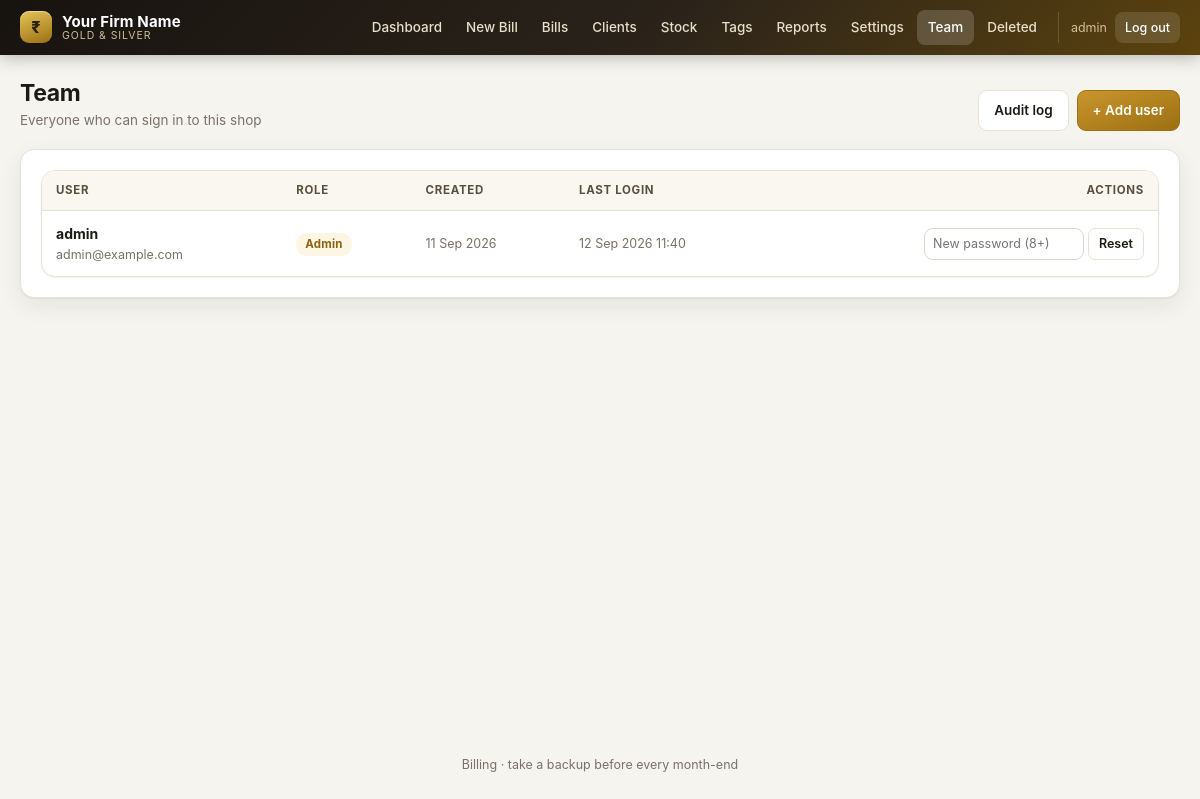
Screenshot of /users (signed in) with the database file from the repository.
### app.py (models this page shows, shortened)
class Settings(db.Model):
    id = db.Column(db.Integer, primary_key=True)
    firm_name = db.Column(db.String(200), default="Your Firm Name")
    firm_address = db.Column(db.Text)
    firm_phone = db.Column(db.String(20))
    firm_email = db.Column(db.String(120))
    firm_gst = db.Column(db.String(20))
    gold_making_charge_percent = db.Column(db.Float, default=5.0)
    silver_making_charge_per_10gm = db.Column(db.Integer, default=15000)
    gst_enabled = db.Column(db.Boolean, default=True)
    show_making_charges = db.Column(db.Boolean, default=True)
    gold_manual_price = db.Column(db.Integer, default=0)  # paise per gram
    silver_manual_price = db.Column(db.Integer, default=0)  # paise per gram
    invoice_seq = db.Column(db.Integer, default=0)
    show_gstin = db.Column(db.Boolean, default=True)
    gold_making_mode = db.Column(db.String(10), default="percent")
    gold_making_flat = db.Column(db.Integer, default=0)      # paise per gram
    silver_making_mode = db.Column(db.String(10), default="flat")
    silver_making_percent = db.Column(db.Float, default=0.0)

class User(db.Model):
    id = db.Column(db.Integer, primary_key=True)
    username = db.Column(db.String(80), unique=True, nullable=False)
    email = db.Column(db.String(120), unique=True, nullable=False)
    password_hash = db.Column(db.String(256), nullable=False)
    is_admin = db.Column(db.Boolean, default=False)
    created_at = db.Column(db.DateTime, default=utcnow)
    last_login = db.Column(db.DateTime)

### app.py (the view)
@app.route("/users")
@admin_required
def users():
    return render_template("users.html", users=User.query.all())

### app.py (called while the page is built, shortened)
def admin_required(f):
    @wraps(f)
    def wrapper(*args, **kwargs):
        if "user_id" not in session:
            flash("Please log in to access this page.", "warning")
            return redirect(url_for("login"))
        user = User.query.get(session["user_id"])
        if not user or not user.is_admin:
            flash("Admin access required.", "danger")
            return redirect(url_for("index"))
        return f(*args, **kwargs)
    return wrapper

@app.context_processor
def _template_helpers():
    try:
        s = Settings.query.first()
    except Exception:  # DB not ready yet (first boot, error page) — skip
        s = None
    return {"shop_settings": s, "now": utcnow}

def ensure_schema():
    global _SCHEMA_OK
    if _SCHEMA_OK:
        return

@app.before_request
def _ensure_schema_once():
    try:
        ensure_schema()
    except Exception as exc:
        log.warning("schema check skipped: %s", exc)

@app.after_request
def _headers(resp):
    resp.headers["X-Content-Type-Options"] = "nosniff"
    resp.headers["X-Frame-Options"] = "DENY"
    resp.headers["Referrer-Policy"] = "strict-origin-when-cross-origin"
    return resp

@app.teardown_appcontext
def _teardown(exc):
    if exc:
        db.session.rollback()

### templates/users.html (shortened to what this page needs)
{% extends "base.html" %}
{% block content %}
<div class="page-head">
  <div><h1>Team</h1><div class="sub">Everyone who can sign in to this shop</div></div>
  <div class="page-actions">
    <a href="{{ url_for('audit_logs') }}" class="btn btn-ghost">Audit log</a>
    <a href="{{ url_for('register') }}" class="btn btn-gold">+ Add user</a>
  </div>
</div>
<div class="card">
  {% if users %}
  <div class="table-wrap">
    <table>
      <thead>
        <tr><th>User</th><th>Role</th><th>Created</th><th>Last login</th><th class="r">Actions</th></tr>
      </thead>
      <tbody>
        {% for user in users %}
        <tr>
          <td>
            <strong>{{ user.username }}</strong>
            <div class="mini">{{ user.email }}</div>
          </td>
          <td>{% if user.is_admin %}<span class="badge badge-gold">Admin</span>{% else %}<span class="badge badge-neutral">User</span>{% endif %}</td>
          <td class="mini">{{ user.created_at.strftime('%d %b %Y') }}</td>
          <td class="mini">{{ user.last_login.strftime('%d %b %Y %H:%M') if user.last_login else 'Never' }}</td>
          <td>
            <div class="row-actions">
              <form action="{{ url_for('reset_password', user_id=user.id) }}" method="POST" class="inline"
                    data-confirm="Set a new password for {{ user.username }}?">
                <input type="text" name="new_password" placeholder="New password (8+)" minlength="8" required
                       style="width:160px;display:inline-block;padding:5px 8px;font-size:12.5px">
                <button type="submit" class="btn btn-ghost btn-sm">Reset</button>
              </form>
            </div>
          </td>
        </tr>
        {% endfor %}
      </tbody>
    </table>
  </div>
  {% else %}
  <div class="empty"><span class="big">👤</span>No users found.</div>
  {% endif %}
</div>
{% endblock %}

### templates/base.html (shortened to what this page needs)
<!DOCTYPE html>
<html lang="en">
<head>
</head>
<body>
<header>
  <div class="topbar">
    <a class="brand" href="{{ url_for('index') if session.get('user_id') else url_for('login') }}">
      <span class="brand-mark">₹</span>
      <span class="brand-text">
        <b>{{ shop_settings.firm_name if shop_settings and shop_settings.firm_name else 'Jewellery Billing' }}</b>
        <span>Gold &amp; Silver</span>
      </span>
    </a>
    {% if session.get('user_id') %}
    <nav id="main-nav">
      <a href="{{ url_for('index') }}" class="{{ 'active' if request.endpoint == 'index' }}">Dashboard</a>
      <a href="{{ url_for('create_invoice') }}" class="{{ 'active' if request.endpoint == 'create_invoice' }}">New Bill</a>
      <a href="{{ url_for('invoices') }}" class="{{ 'active' if request.endpoint in ['invoices','view_invoice'] }}">Bills</a>
      <a href="{{ url_for('clients') }}" class="{{ 'active' if request.endpoint in ['clients','view_client','add_client','edit_client'] }}">Clients</a>
      <a href="{{ url_for('products') }}" class="{{ 'active' if request.endpoint in ['products','view_product','add_product','edit_product'] }}">Stock</a>
      <a href="{{ url_for('tag_designer') }}" class="{{ 'active' if request.endpoint in ['tag_designer','print_tags'] }}">Tags</a>
      <a href="{{ url_for('reports') }}" class="{{ 'active' if request.endpoint == 'reports' }}">Reports</a>
      <a href="{{ url_for('settings') }}" class="{{ 'active' if request.endpoint == 'settings' }}">Settings</a>
      {% if session.get('is_admin') %}
      <a href="{{ url_for('users') }}" class="{{ 'active' if request.endpoint in ['users','register','audit_logs'] }}">Team</a>
      <a href="{{ url_for('deleted_bills') }}" class="{{ 'active' if request.endpoint in ['deleted_bills','view_deleted_bill'] }}">Deleted</a>
      {% endif %}
      <div class="user-chip">
        <span class="who">{{ session.get('username') }}</span>
        <a href="{{ url_for('logout') }}">Log out</a>
      </div>
    </nav>
    {% endif %}
  </div>
</header>
<main>
{% block content %}{% endblock %}
</main>
<footer>Billing · take a backup before every month-end</footer>
</body>
</html>

### rows the page displays
Settings: firm_name "Your Firm Name"
User: get "admin", username "admin", email "admin@example.com", is_admin "Admin", created_at "11 Sep 2026", last_login "12 Sep 2026 11:40"
